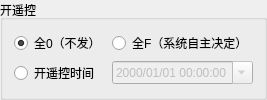
        <widget class="QGroupBox" name="remote_on">
         <property name="title">
          <string>开遥控</string>
         </property>
         <layout class="QGridLayout" name="gridLayout_9">
          <item row="0" column="1">
           <widget class="QRadioButton" name="rbtn_open_rmctr_f">
            <property name="text">
             <string>全F（系统自主决定）</string>
            </property>
           </widget>
          </item>
          <item row="0" column="0">
           <widget class="QRadioButton" name="rbtn_open_rmctr_zero">
            <property name="text">
             <string>全0（不发）</string>
            </property>
            <property name="checked">
             <bool>true</bool>
            </property>
           </widget>
          </item>
          <item row="1" column="0">
           <widget class="QRadioButton" name="rbtn_open_rmctr_time">
            <property name="text">
             <string>开遥控时间</string>
            </property>
           </widget>
          </item>
          <item row="1" column="1">
           <widget class="QDateTimeEdit" name="target_time_start_remotecontrol">
            <property name="enabled">
             <bool>false</bool>
            </property>
            <property name="correctionMode">
             <enum>QAbstractSpinBox::CorrectToNearestValue</enum>
            </property>
            <property name="displayFormat">
             <string>yyyy/MM/dd hh:mm:ss</string>
            </property>
            <property name="calendarPopup">
             <bool>true</bool>
            </property>
           </widget>
          </item>
         </layout>
        </widget>
